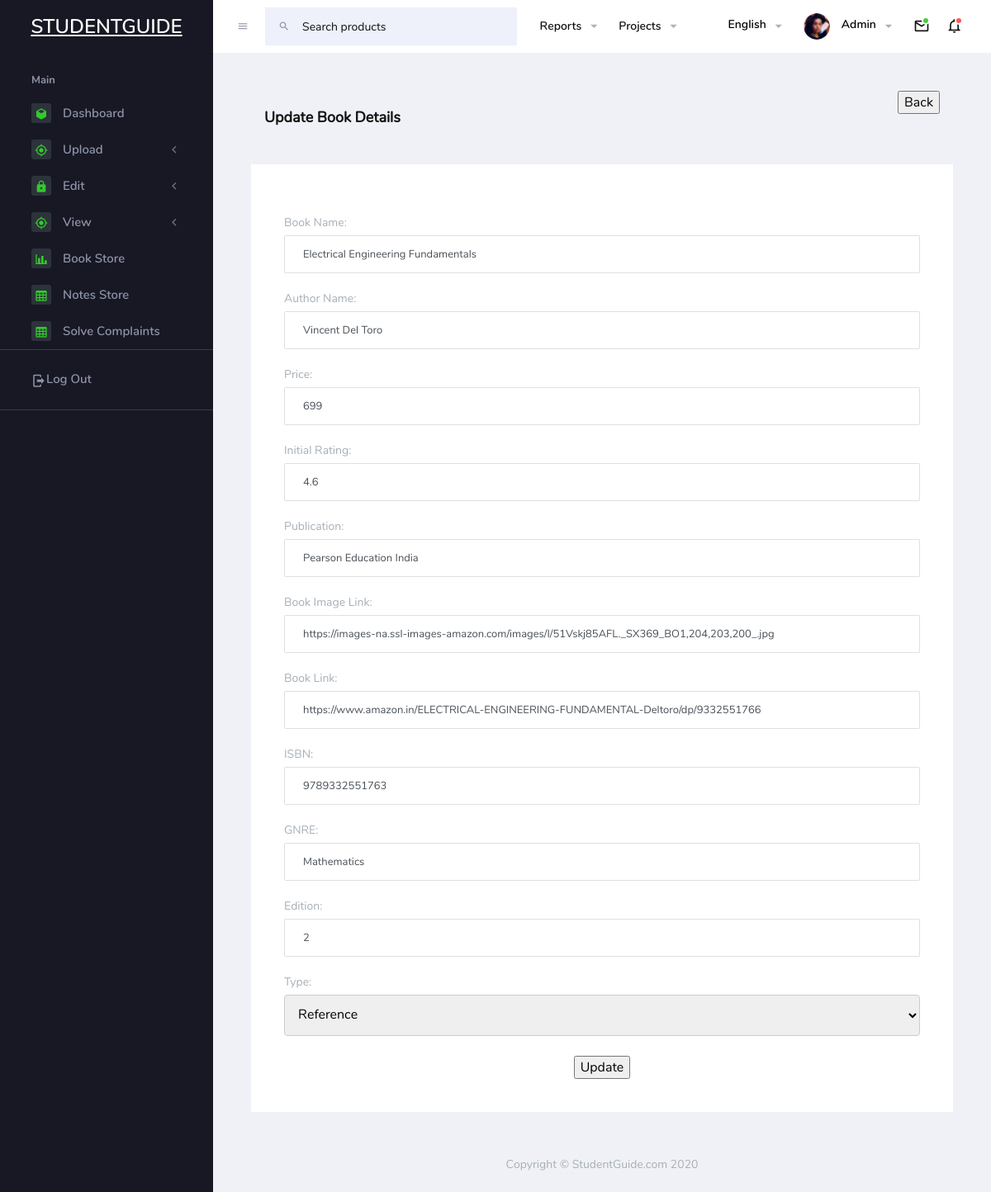
The app's page /admin/edit_books3.php?Book_id=8, older data.
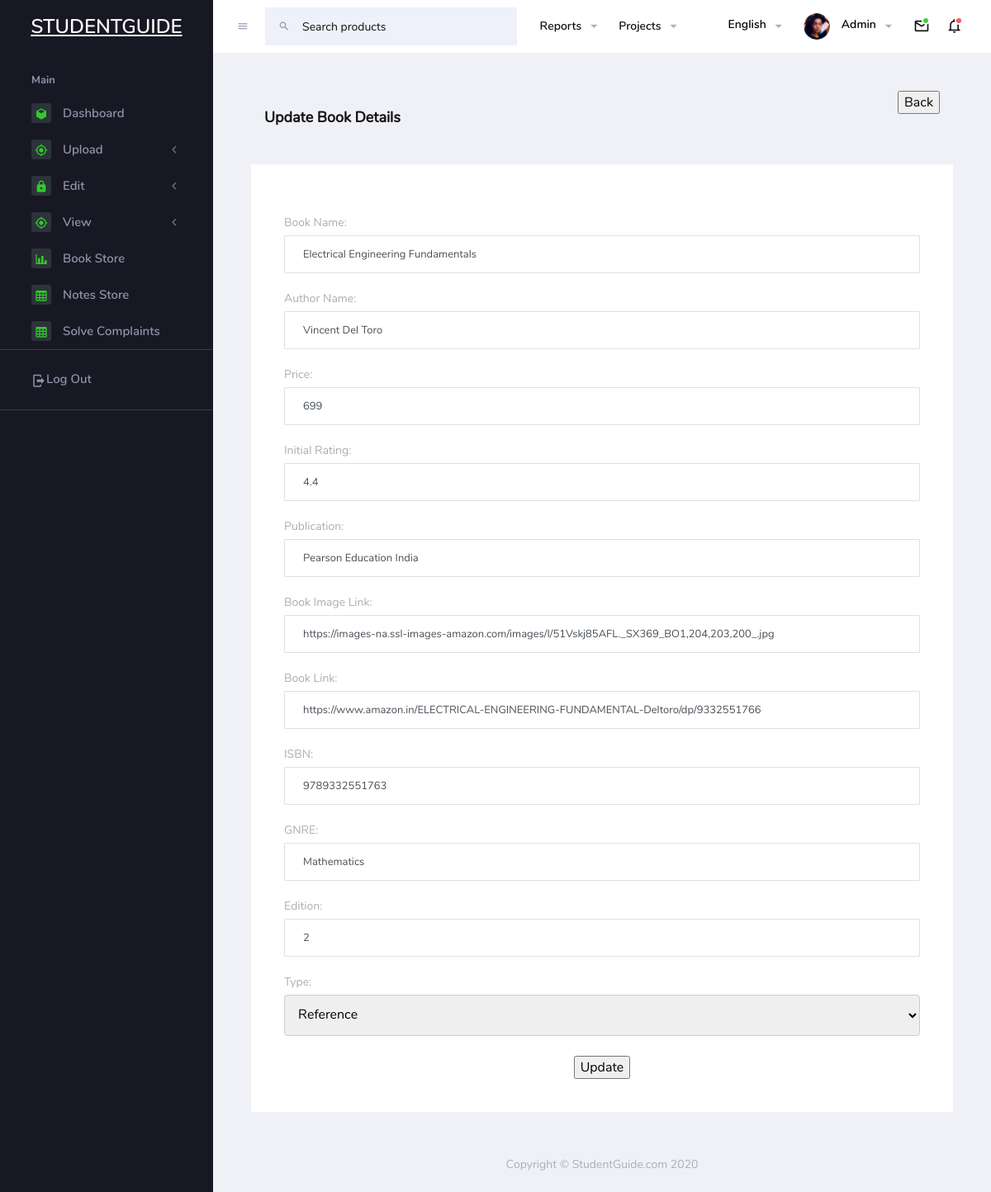
The same page, newer data.
### tables this page shows
CREATE TABLE `books` (
  `Book_ID` int(10) NOT NULL,
  `Book_Name` varchar(500) DEFAULT NULL,
  `Author_Name` varchar(500) DEFAULT NULL,
  `Book_Price` int(10) DEFAULT NULL,
  `Initial_Rating` float DEFAULT NULL,
  `Book_Publication` varchar(500) DEFAULT NULL,
  `Book_Image` varchar(2000) DEFAULT NULL,
  `Book_Link` varchar(2000) DEFAULT NULL,
  `Evaluate_ID` int(10) DEFAULT NULL,
  `ISBN` varchar(500) DEFAULT NULL,
  `Book_Genre` varchar(500) DEFAULT NULL,
  `Book_Edition` int(10) DEFAULT NULL,
  `Book_Type` varchar(250) DEFAULT NULL
);

### admin/edit_books3.php (the view, shortened to what the changed rows need)
<!DOCTYPE html>
<?php
include "includes/connect.php";
?>
<!DOCTYPE html>
<html lang="en">
  <head>
    <link rel="stylesheet" href="assets/vendors/mdi/css/materialdesignicons.min.css">
    <link rel="stylesheet" href="assets/vendors/flag-icon-css/css/flag-icon.min.css">
    <link rel="stylesheet" href="assets/vendors/css/vendor.bundle.base.css">
    <link rel="stylesheet" href="assets/vendors/font-awesome/css/font-awesome.min.css" />
    <link rel="stylesheet" href="assets/vendors/bootstrap-datepicker/bootstrap-datepicker.min.css">
    <link rel="stylesheet" href="assets/css/style.css">
  </head>
  <?php
  $Book_id = $_GET['Book_id'];
                          ?>
  <body>
    <div class="container-scroller">
      <div class="container-fluid page-body-wrapper">
        <div class="main-panel">
          <div class="content-wrapper">
            <div class="page-header">
        <form enctype="multipart/form-data" action="" method="POST" >
        <div class="section-title"><h2><br> </div>
            </div>
            <div class="row">
              <div class="col-12 grid-margin stretch-card">
                <div class="card">
                  <div class="card-body">
                        <?php
                          $query = "SELECT * FROM books WHERE Book_ID ='$Book_id'";
                          $query_run = mysqli_query($conn, $query);
                          while($row = mysqli_fetch_assoc($query_run))
                          {
                        ?>
          <div class="form-group">
                    <label for="Book_Name">Book Name: </label>
                    <input type="text" class="form-control" name="Book_Name" id="Book_Name" value='<?php echo $row['Book_Name']?>' required>
                  </div>
          <div class="form-group">
                    <label for="Author_Name">Author Name: </label>
                    <input type="text" class="form-control" name="Author_Name" id="Author_Name" value='<?php echo $row['Author_Name']?>' required>
                  </div>
          <div class="form-group">
                    <label for="Book_Price">Price: </label>
                    <input type="text" class="form-control" name="Book_Price" id="Book_Price" value='<?php echo $row['Book_Price']?>' required>
                  </div>
          <div class="form-group">
                    <label for="Initial_Rating">Initial Rating: </label>
                    <input type="text" class="form-control" name="Initial_Rating" id="Initial_Rating" value='<?php echo $row['Initial_Rating']?>' required>
                  </div>
          <div class="form-group">
                    <label for="Book_Publication">Publication: </label>
                    <input type="text" class="form-control" name="Book_Publication" id="Book_Publication" value='<?php echo $row['Book_Publication']?>' required>
                  </div>
          <div class="form-group">
                    <label for="Book_Image">Book Image Link: </label>
                    <input type="text" class="form-control" name="Book_Image" id="Book_Image" value='<?php echo $row['Book_Image']?>' required>
                  </div>
          <div class="form-group">
                    <label for="Book_Link">Book Link: </label>
                    <input type="text" class="form-control" name="Book_Link" id="Book_Link" value='<?php echo $row['Book_Link']?>' required>
                  </div>
          <div class="form-group">
                    <label for="ISBN">ISBN: </label>
                    <input type="text" class="form-control" name="ISBN" id="ISBN" value='<?php echo $row['ISBN']?>' required>
                  </div>
        <div class="form-group">
                    <label for="Book_GNRE">GNRE: </label>
                    <input type="text" class="form-control" name="Book_GNRE" id="Book_GNRE" value='<?php echo $row['Book_Genre']?>' required>
                  </div>
          <div class="form-group">
                    <label for="Book_Edition">Edition: </label>
                    <input type="text" class="form-control" name="Book_Edition" id="Book_Edition" value='<?php echo $row['Book_Edition']?>' required>
                  </div>
          <div class="form-group">
                    <label for="Book_Type">Type: </label>
                    <select id="Book_Type" name="Book_Type" class="InputBox">
                      <option>Reference</option>
                    </select>
                  </div>
          <div class="text-center">
                    <input name="submit" type="submit" style="align: right " value="Update"><br>
                  </div>
                    <?php
                          }
                    ?>
                 </div>
                </div>
              </div>
            </div>
          </div>
        </div>
      </div>
    </div>
  </body>
</html>

Row changes from the older to the newer data that the page shows:
changed books "Electrical Engineering Fundamentals": Initial_Rating "4.6" → "4.4"
